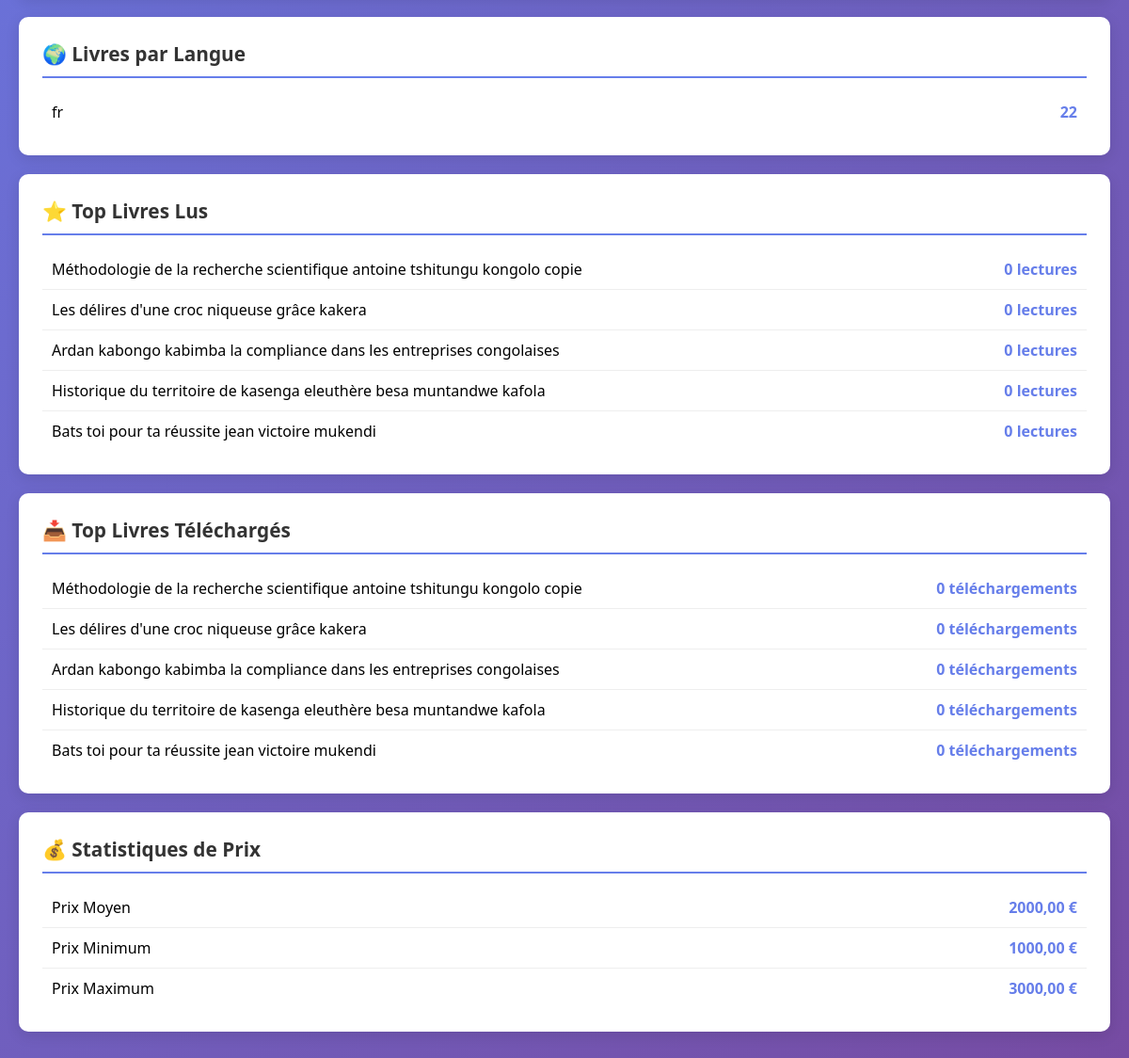
Page /fr/book-statistics/ (signed in, lower part) on the earlier database version.
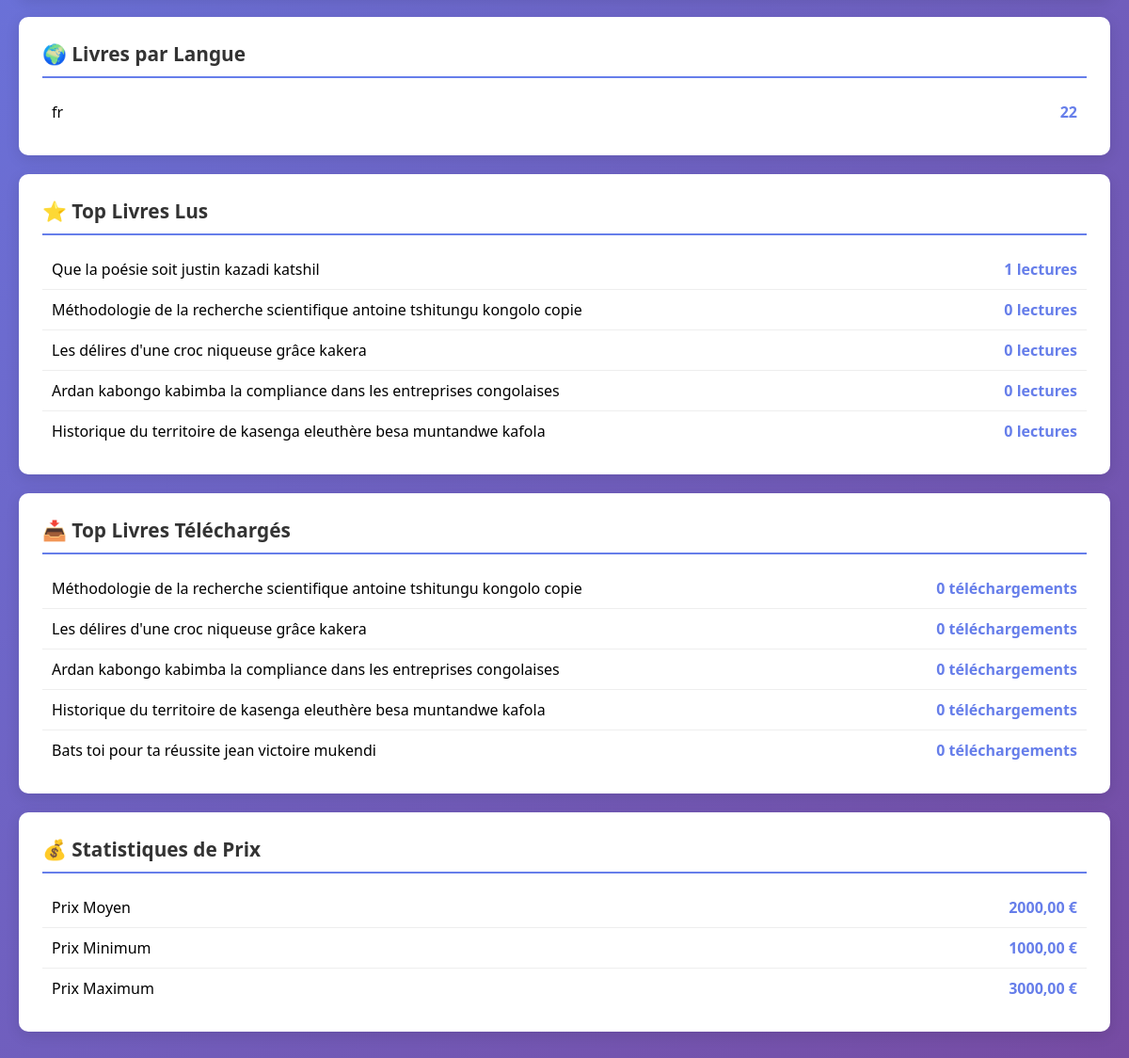
Same page on the later database version.
### catalogue/models.py (models this page shows, shortened)
class Book(models.Model):
    GENRE_CHOICES = [
        ("articles", _("Articles")),
        ("magasin", _("Magasin")),
        ("revues_scientifiques", _("Revues Scientifiques")),
        ("geographie_histoires", _("Géographie et Histoires")),
        ("theories_litteraires", _("Théories Littéraires")),
        ("tourisme", _("Tourisme")),
        ("hotellerie", _("Hôtellerie")),
        ("sport", _("Sport")),
        ("loisir", _("Loisir")),
        ("dev_personnel", _("Développement Personnel")),
        ("fiction", _("Fiction")),
        ("non_fiction", _("Non-fiction")),
        ("science", _("Science")),
        ("biography", _("Biographie")),
        ("poetry", _("Poésie")),
        ("other", _("Autre")),
    ]
    LANGUAGE_CHOICES = [
        ("fr", _("Français")),
        ("en", _("Anglais")),
        ("ar", _("Arabe")),
        ("de", _("Allemand")),
        ("es", _("Espagnol")),
        ("pt", _("Portugais")),
        ("sw", _("Swahili")),
        ("other", _("Autre")),
    ]
    id = models.UUIDField(primary_key=True, default=uuid.uuid4, editable=False)
    title = models.CharField(_("Titre"), max_length=255)
    description = models.TextField(_("Description"), blank=True)
    isbn = models.CharField(_("ISBN"), max_length=20, unique=True)
    pages_count = models.PositiveIntegerField(_("Nombre de pages"), null=True, blank=True)
    publication_date = models.DateField(_("Date de publication"), null=True, blank=True)
    language = models.CharField(
        _("Langue"),
        max_length=10,
        choices=LANGUAGE_CHOICES,
        default="fr"
    )
    genre = models.CharField(
        _("Genre"),
        max_length=50,
        choices=GENRE_CHOICES,
        default="other"
    )
    cover = models.ImageField(
        _("Couverture"),
        upload_to="books/covers/%Y/%m/",
        null=True,
        blank=True
    )
    pdf_file = models.FileField(
        _("Fichier PDF"),
        upload_to="books/pdf/%Y/%m/",
        null=True,
        blank=True
    )
    epub_file = models.FileField(
        _("Fichier EPUB"),
        upload_to="books/epub/%Y/%m/",
        null=True,
        blank=True
    )
    price = models.DecimalField(
        _("Prix"),
        max_digits=8,
        decimal_places=2,
        default=0,
        validators=[MinValueValidator(0)]
    )
    discount_percentage = models.IntegerField(
        _("Pourcentage de réduction"),
        default=0,
        validators=[MinValueValidator(0), MaxValueValidator(100)]
    )
    is_paid = models.BooleanField(_("Payant"), default=False)
    free_pages_count = models.PositiveIntegerField(
        _("Nombre de pages libres"),
        default=15,
        help_text=_("Nombre de pages accessibles gratuitement (0 = aucune preview)")
    )
    downloads_count = models.PositiveIntegerField(_("Nombre de téléchargements"), default=0)
    reads_count = models.PositiveIntegerField(_("Nombre de lectures"), default=0)
    rating = models.DecimalField(
        _("Note"),
        max_digits=3,
        decimal_places=2,
        default=0,
        validators=[MinValueValidator(0), MaxValueValidator(5)]
    )
    rating_count = models.PositiveIntegerField(_("Nombre d'évaluations"), default=0)
    authors = models.ManyToManyField(Author, through="AuthorBook", related_name="books", blank=True)
    libraries = models.ManyToManyField(Library, through="LibraryBook", related_name="books", blank=True)
    is_published = models.BooleanField(_("Publié"), default=True)
    created_at = models.DateTimeField(_("Créé"), auto_now_add=True)
    updated_at = models.DateTimeField(_("Modifié"), auto_now=True)
    class Meta:
        verbose_name = _("Livre")
        verbose_name_plural = _("Livres")
        ordering = ["-created_at"]
        indexes = [
            models.Index(fields=["isbn"]),
            models.Index(fields=["title"]),
            models.Index(fields=["is_published"]),
            models.Index(fields=["genre"]),
        ]

### catalogue/dashboard_views.py (the view)
# urls.py: path("book-statistics/", book_statistics, name='book_statistics'),
@staff_member_required
def book_statistics(request):
    published = Book.objects.filter(is_published=True).count()
    unpublished = Book.objects.filter(is_published=False).count()
    free = Book.objects.filter(is_paid=False).count()
    paid = Book.objects.filter(is_paid=True).count()
    by_category = Category.objects.annotate(
        book_count=Count('books')
    ).values('name', 'book_count').order_by('-book_count')
    by_language = Book.objects.values('language').annotate(
        count=Count('id')
    ).order_by('-count')
    by_genre = Book.objects.values('genre').annotate(
        count=Count('id')
    ).order_by('-count')
    top_read = Book.objects.all().order_by('-reads_count')[:5]
    top_downloaded = Book.objects.all().order_by('-downloads_count')[:5]
    price_stats = Book.objects.filter(is_paid=True).aggregate(
        avg_price=Avg('price'),
        min_price=Min('price'),
        max_price=Max('price'),
        total_price=Sum('price'),
    )
    context = {
        'page_title': 'Statistiques des Livres',
        'published': published,
        'unpublished': unpublished,
        'free': free,
        'paid': paid,
        'by_category': list(by_category),
        'by_language': list(by_language),
        'by_genre': list(by_genre),
        'top_read': top_read,
        'top_downloaded': top_downloaded,
        'price_stats': price_stats,
    }
    return render(request, 'admin/book_statistics.html', context)

### catalogue/context_processors.py (called while the page is built)
def site_configuration(request):
    return {
        'site_config': SiteConfiguration.load()
    }

def featured_books(request):
    try:
        books = Book.objects.annotate(
            popularity_score = (
                Coalesce(F('reads_count'), 0) * 0.3 +
                Coalesce(F('downloads_count'), 0) * 0.4 +
                (Coalesce(F('rating'), 0) * 30)
            )
        ).filter(is_published=True).order_by('-popularity_score', '-created_at')[:8]
    except Exception:
        books = Book.objects.filter(is_published=True).order_by('-created_at')[:8]
    return {'featured_books': books}

def site_categories(request):
    try:
        categories = Category.objects.all()[:10]
    except Exception:
        categories = []
    return {'site_categories': categories}

def social_links(request):
    try:
        links = LienSocial.objects.filter(is_active=True)
    except Exception:
        links = []
    return {'liens_sociaux': links}

### catalogue/models.py (called while the page is built)
    @classmethod
    def load(cls):
        obj, created = cls.objects.get_or_create(pk=1)
        return obj

### templates/admin/book_statistics.html (shortened to what this page needs)
<!DOCTYPE html>
<html lang="fr">
<head>
</head>
<body>
    <div class="container">
        <div class="section">
            <h2>🌍 Livres par Langue</h2>
            <ul class="item-list">
                {% for lang in by_language %}
                <li>
                    <span>{{ lang.language|default:"Non spécifiée" }}</span>
                    <strong>{{ lang.count }}</strong>
                </li>
                {% empty %}
                <li>Aucune donnée</li>
                {% endfor %}
            </ul>
        </div>
        <div class="section">
            <h2>⭐ Top Livres Lus</h2>
            <ul class="item-list">
                {% for book in top_read %}
                <li>
                    <span>{{ book.title }}</span>
                    <strong>{{ book.reads_count }} lectures</strong>
                </li>
                {% empty %}
                <li>Aucun livre</li>
                {% endfor %}
            </ul>
        </div>
        <div class="section">
            <h2>📥 Top Livres Téléchargés</h2>
            <ul class="item-list">
                {% for book in top_downloaded %}
                <li>
                    <span>{{ book.title }}</span>
                    <strong>{{ book.downloads_count }} téléchargements</strong>
                </li>
                {% empty %}
                <li>Aucun livre</li>
                {% endfor %}
            </ul>
        </div>
        {% if price_stats.avg_price %}
        <div class="section">
            <h2>💰 Statistiques de Prix</h2>
            <ul class="item-list">
                <li>
                    <span>Prix Moyen</span>
                    <strong>{{ price_stats.avg_price|floatformat:2 }} €</strong>
                </li>
                <li>
                    <span>Prix Minimum</span>
                    <strong>{{ price_stats.min_price|floatformat:2 }} €</strong>
                </li>
                <li>
                    <span>Prix Maximum</span>
                    <strong>{{ price_stats.max_price|floatformat:2 }} €</strong>
                </li>
            </ul>
        </div>
        {% endif %}
    </div>
</body>
</html>

Differences in the rows shown:
no longer on one of the page's lists (row unchanged): Book: title "Bats toi pour ta réussite jean victoire mukendi", reads_count "0"
now on this page (row edited): Book: title "Que la poésie soit justin kazadi katshil", reads_count "1", shown under "⭐ Top Livres Lus"
